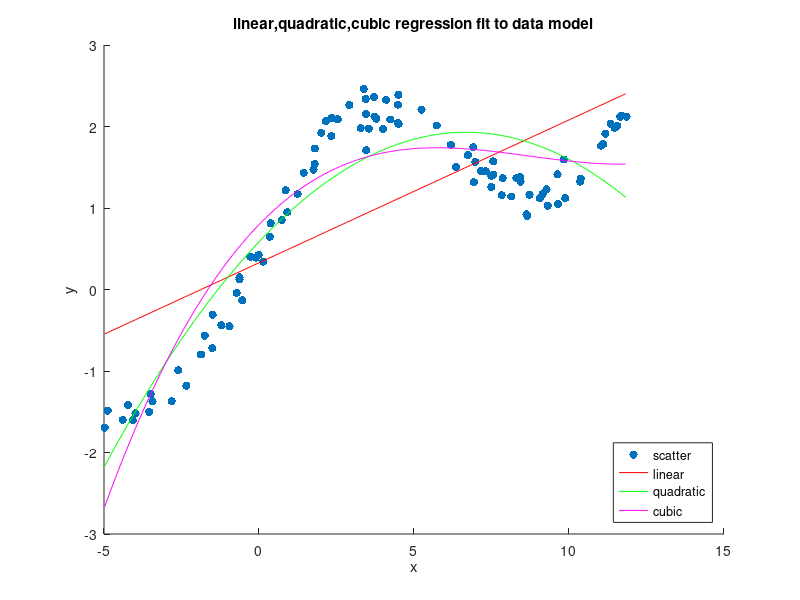
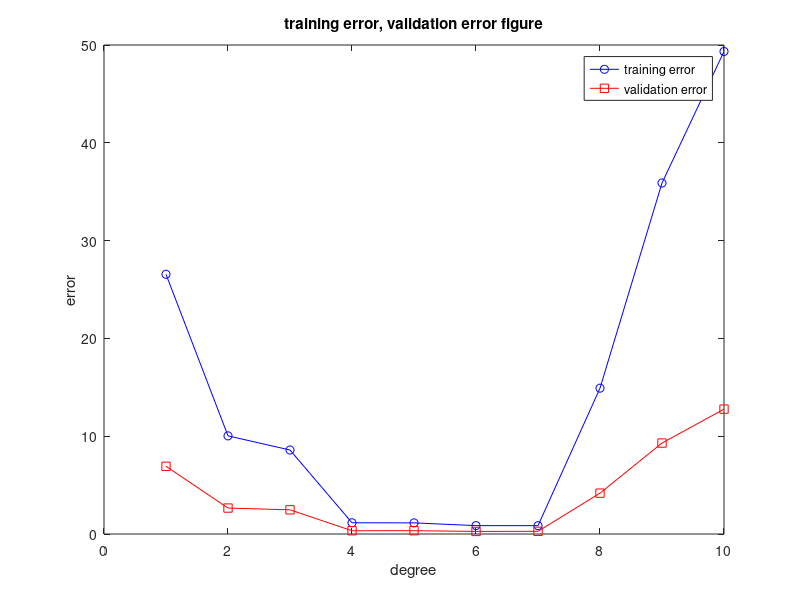
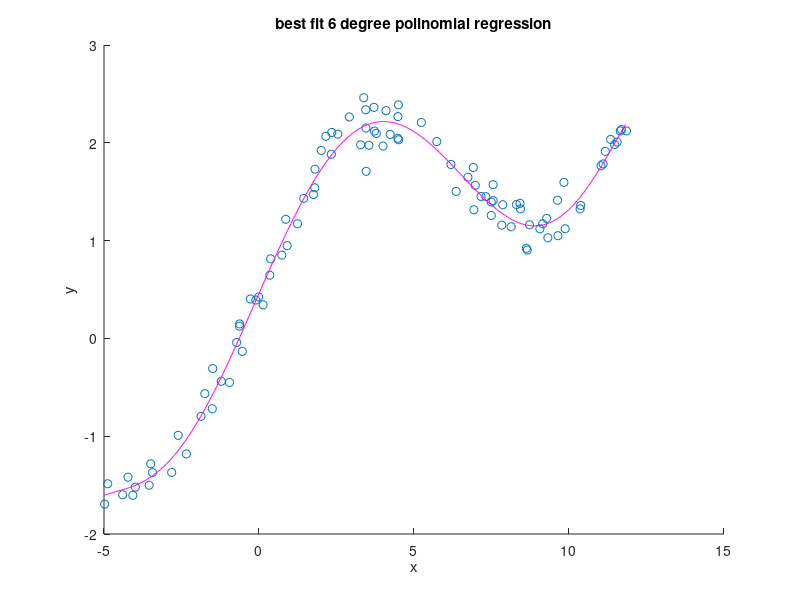
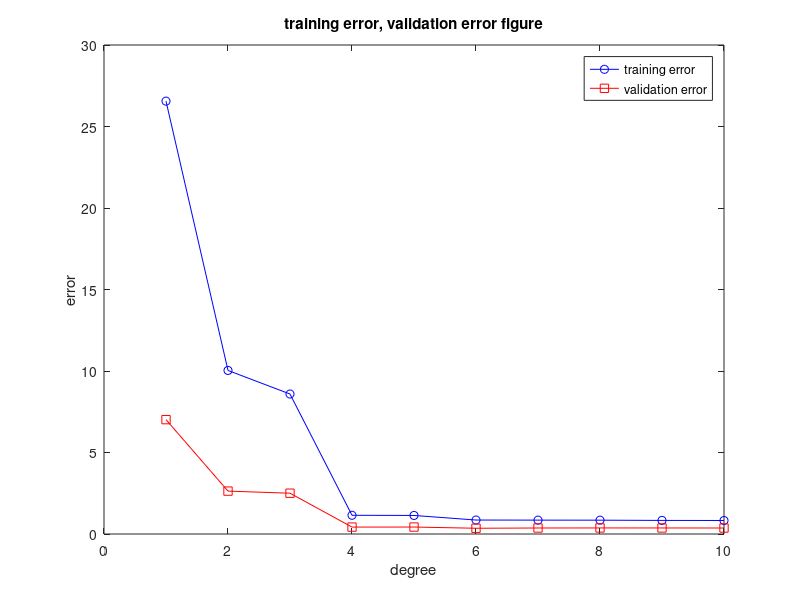

The MATLAB source for these figures, in order:
function Q1()

x = load('hw1x.dat');
y = load('hw1y.dat');

%Q1.a plot function
scatter(x,y, 'filled');

hold on

%Q1.b plot linear regression

extend = ones(size(x));

x_extend = [x extend];

W = LinearRegression(x_extend, y);

W_x = (min(x):0.1:max(x))';
W_y = [W_x, ones(size(W_x))]*W;

plot(W_x, W_y,'-r'); 

%Q 1.c, find error function
error = sum(((x_extend*W - y).^2))/2;
disp('Linear regression error function'), disp(error);


% Q 1.d polynomial regression
function W = PolyRegress(X,Y,d,norm='no')
  x_extend = ExpandX(X,d);
  % normalize
  if strcmpi(norm, 'yes') ==1
    x_extend = Normalize(x_extend);
  end
  W = pinv(x_extend'*x_extend)*x_extend'*Y;
end

%Q1.e quadratic fit, and error function
W = PolyRegress(x, y, 2);
PlotPoly(x,y,W,2, '-g');
x_expand = ExpandX(x,2);
error = sum((x_expand*W - y).^2)/2;
disp('quadratic regression error function'), disp(error);

%Q1.f cubic fit, and error function
W = PolyRegress(x, y, 3);
PlotPoly(x,y,W,3, '-m');
x_expand = ExpandX(x,3);
error = sum((x_expand*W - y).^2)/2;
disp('cubic regression error function'), disp(error);

hold off
title('linear,quadratic,cubic regression fit to data model')
xlabel('x')
ylabel('y')
legend('scatter','linear', 'quadratic', 'cubic','Location','southeast')

%Q1.g explaination on report

%Q1.h five-fold cross validation
kFoldValidation(x, y, 10, 5);

W = PolyRegress(x, y, 6, 'no');
x_expand = ExpandX(x,6);
error = sum((x_expand*W - y).^2)/2;
disp('six deg poly regression error function'), disp(error);
%plot best fit polinomial regression
figure
scatter(x,y)
hold on
PlotPoly(x,y,W,6, '-m')
title('best fit 6 degree polinomial regression')
xlabel('x')
ylabel('y')

%Q1.i normalized five-fold cross validation
disp('normalized: ');
kFoldValidation(x, y, 10, 5, 'yes');

W = PolyRegress(x, y, 6, 'yes');
x_expand = ExpandX(x,6);
x_expand = Normalize(x_expand);
error = sum((x_expand*W - y).^2)/2;
disp('six deg normalized poly regression error function'), disp(error);
%plot normalized best fit 
figure
scatter(Normalize(x),y)
hold on
PlotPoly(x_expand,y,W,6, '-m')
title('best fit normalized 6 degree polinomial regression')
xlabel('x')
ylabel('y')

function kFoldValidation(X,Y,d,k, norm = 'no')
  if mod(size(X)(1),k) == 0
    numElem = size(X)(1)/k;
    Xgroup = zeros(numElem, 1, k);
    Ygroup = zeros(numElem, 1, k);
    
    for n = 1:k
      Xgroup(:, :, n) = X((n-1)*numElem+1 : n*numElem, :);
      Ygroup(:, :, n) = Y((n-1)*numElem+1 : n*numElem, :);
    end  
    
    crossValidResult = zeros(d, 3);
    for degree = 1 : d
      error_train = zeros(k,1);
      error_valid = zeros(k,1);
      for m = 1:k
        Dx_valid = Xgroup(:,:,m);
        Dy_valid = Ygroup(:,:,m);
        Dx_train = x;
        Dx_train((m-1)*numElem+1 : m*numElem) = [];
        Dy_train = y;
        Dy_train((m-1)*numElem+1 : m*numElem) = [];
        W = PolyRegress(Dx_train, Dy_train, degree, norm);
        error_train(m) = errorF(Dx_train, Dy_train, W, degree, norm);
        error_valid(m) = errorF(Dx_valid, Dy_valid, W, degree, norm);
      end
      crossValidResult(degree, :) = [degree mean(error_train) mean(error_valid)];
    end 
    disp(sprintf('Cross Validation %d',k)),disp(crossValidResult);
    %plot the error
    figure
    plot(crossValidResult(:,1), crossValidResult(:,2),'b-o',crossValidResult(:,1), crossValidResult(:,3),'r-s')
    title('training error, validation error figure')
    xlabel('degree')
    ylabel('error')
    legend('training error','validation error')
  end  
end 



% Q1.b linear regression
function W = LinearRegression(X, Y)
  W = pinv(X'*X)*X'*Y;
end

function norm = Normalize(X)
  norm = X(:,:);
  for i = 1:size(X)(2);
      norm(:,i) = X(:, i)./(max(abs(X(:,i))));
  end
end 

function F = ExpandX(X,d)
  F = [X, ones(size(X))];
  for n = 2:d
    F = [F(:,n-1).^n F];
  end
end

function PlotPoly(X, Y, W, d, font)
  gridX = (min(X):0.05:max(X))';
  gridY = ExpandX(gridX, d);
  plot(gridX, gridY*W, font);
end

function J =errorF(X,Y,W,d, norm='no')
  x_expand = ExpandX(X,d);
    % normalize
  if strcmpi(norm, 'yes') ==1
    x_expand = Normalize(x_expand);
  end
  J = sum((x_expand*W - Y).^2)/2;
end

end